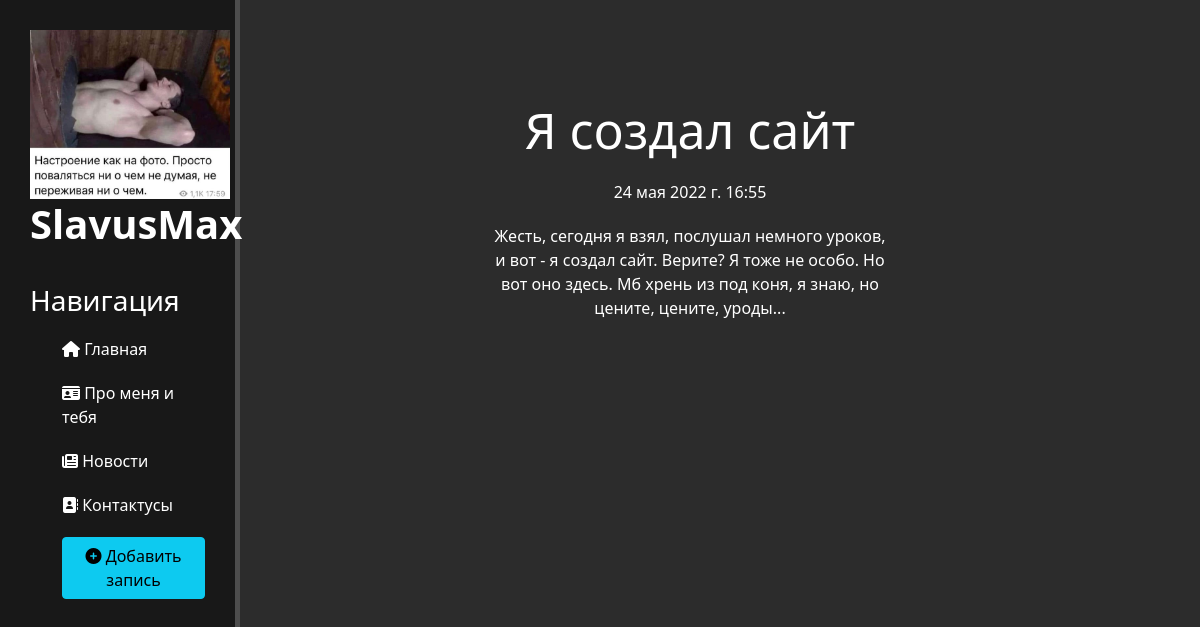
Screenshot of /news/1 with the database file from the repository.
### news/models.py (models this page shows, shortened)
class Articles(models.Model):
    title = models.CharField('Название', max_length=50, default='')
    anounce = models.CharField('Анонс', max_length=250)
    full_text = models.TextField('Статья')
    date = models.DateTimeField('Дата публикации')
    class Meta:
        verbose_name = 'Новость'
        verbose_name_plural = 'Новости'

### news/views.py (the view)
# urls.py: path('<int:pk>', views.NewsDetailView.as_view(), name='news-detail')
class NewsDetailView(DetailView):
    model = Articles
    template_name = 'news/details_view.html'
    context_object_name = 'article'

### news/templates/news/details_view.html (shortened to what this page needs)
{% extends 'main/layout.html' %}
{% block content %}
    <div class="features">
        <h1>{{ article.title }}</h1>
        <p>{{ article.date }}</p>
        <p>{{ article.full_text }}</p>
    </div>
{% endblock %}

### main/static/main/css/main.css (style rules this page uses)
body { background: #2c2c2c; }
main .features { float: left; color: #fff; margin-top: 100px; text-align: center; width: 75%; }
main .features h1 { font-size: 50px; }
main .features p { max-width: 400px; margin: 20px auto }

### rows the page displays
Articles: title "Я создал сайт", date "24 мая 2022 г. 16:55", full_text "Жесть, сегодня я взял, послушал немного уроков, и вот - я создал сайт. Верите? Я тоже не особо. Но вот оно здесь. Мб хрень из под коня, я знаю, но цените, цените, уроды..."
